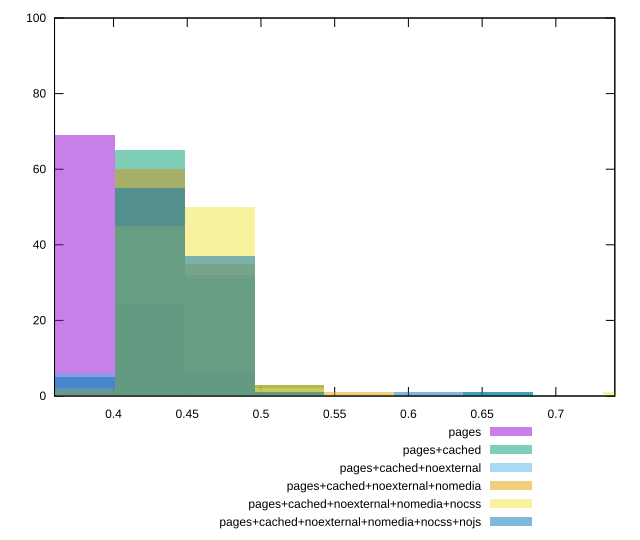

This chart was generated by the following gnuplot code:
reset

$pages <<EOF
0.5192642982952317 1
0.37764676239653217 69
0.42485260769609867 24
0.4720584529956652 6
EOF

$pagesCached <<EOF
0.42485260769609867 65
0.4720584529956652 31
0.6608818341939313 1
0.5192642982952317 3
EOF

$pagesCachedNoexternal <<EOF
0.4720584529956652 32
0.42485260769609867 60
0.37764676239653217 6
0.5192642982952317 2
EOF

$pagesCachedNoexternalNomedia <<EOF
0.4720584529956652 35
0.42485260769609867 60
0.5664701435947983 1
0.5192642982952317 3
0.37764676239653217 1
EOF

$pagesCachedNoexternalNomediaNocss <<EOF
0.4720584529956652 50
0.37764676239653217 2
0.42485260769609867 45
0.7552935247930643 1
0.5192642982952317 2
EOF

$pagesCachedNoexternalNomediaNocssNojs <<EOF
0.42485260769609867 55
0.4720584529956652 37
0.37764676239653217 5
0.5192642982952317 1
0.6136759888943648 1
0.6608818341939313 1
EOF

set key outside below
set boxwidth 0.04720584529956652
set xrange [0.36:0.74]
set yrange [0:100]
set trange [0:100]
set style fill transparent solid 0.5 noborder
set terminal svg size 640, 540 enhanced background rgb 'white'
set output "reprap/uses-webp-images/comparison/histogram/all_score.svg"

plot $pages title "pages" with boxes, \
     $pagesCached title "pages+cached" with boxes, \
     $pagesCachedNoexternal title "pages+cached+noexternal" with boxes, \
     $pagesCachedNoexternalNomedia title "pages+cached+noexternal+nomedia" with boxes, \
     $pagesCachedNoexternalNomediaNocss title "pages+cached+noexternal+nomedia+nocss" with boxes, \
     $pagesCachedNoexternalNomediaNocssNojs title "pages+cached+noexternal+nomedia+nocss+nojs" with boxes

reset
